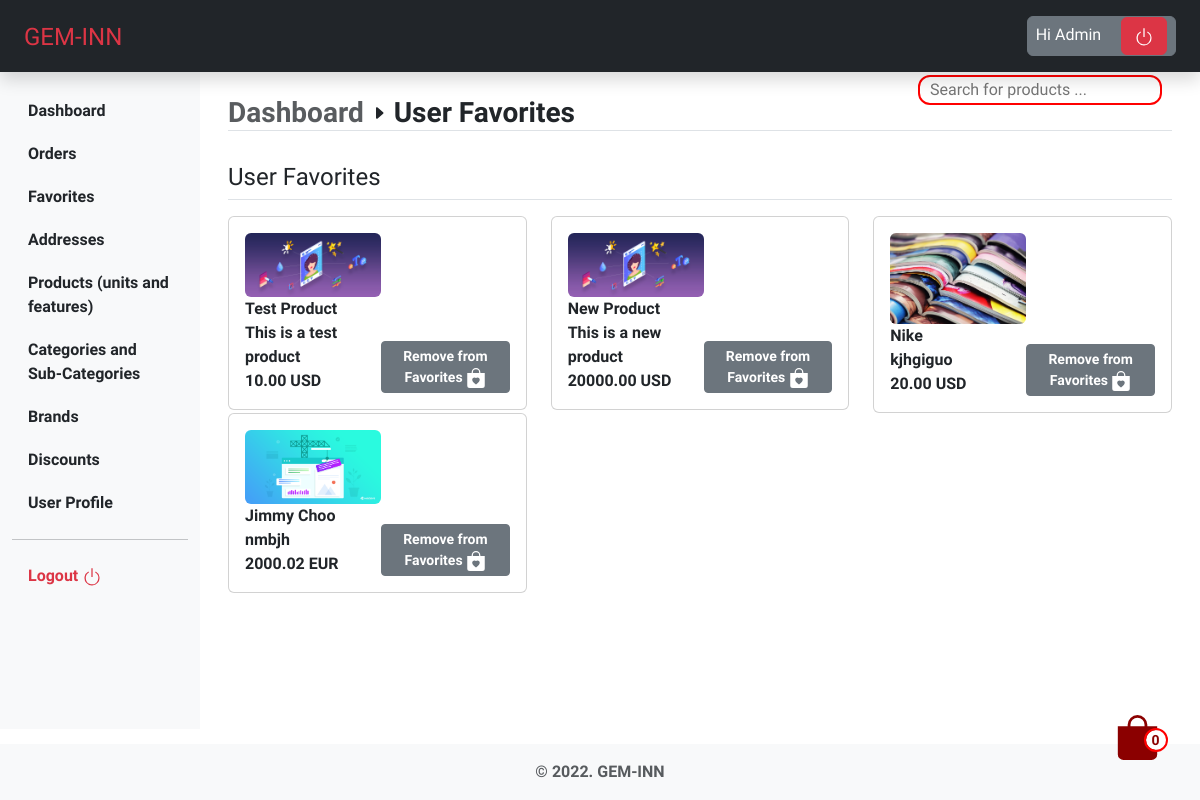
The page /accounts/favorites/ (signed in) on the database as committed earlier.
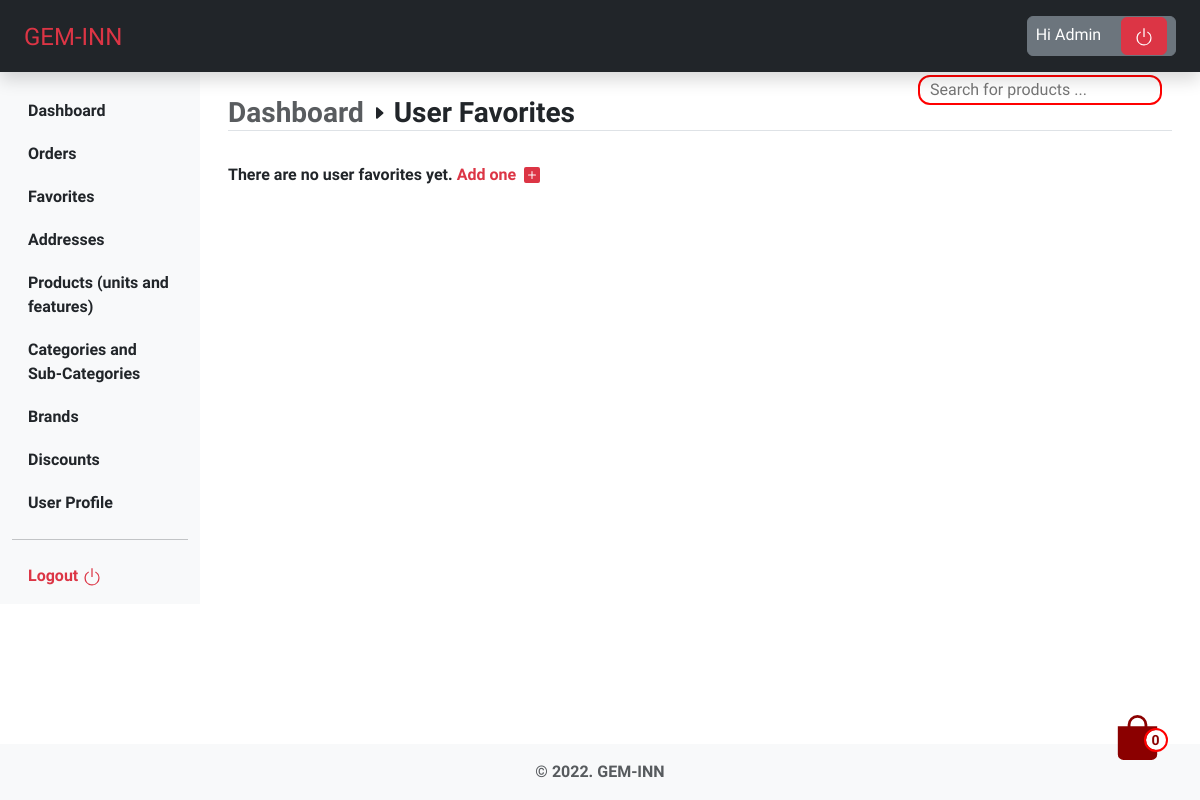
The same page on the database as committed later.
### inventory/models.py (models this page shows, shortened)
class ProductUnitImage(models.Model):
    image = models.ImageField(
        verbose_name=_('image'),
        help_text=_('Upload a product image'),
        upload_to='images/products/',
        default='images/default.png',
    )
    slug = models.SlugField(verbose_name=_(
        'Product Unit safe URL'), max_length=255, unique=True)
    alt_text = models.CharField(
        verbose_name=_('Alternative text'),
        help_text=_('Add an alternative text'),
        max_length=255,
        null=True,
        blank=True,
    )
    product = models.ForeignKey(
        Product, on_delete=models.CASCADE, related_name='product')
    product_unit = models.ForeignKey(
        ProductUnit, on_delete=models.CASCADE, related_name='product_unit_image')
    is_product_unit_default = models.BooleanField(
        verbose_name=_('Product unit default image'),
        help_text=_('Change as default image of product unit'),
        default=False,
    )
    added_by = models.ForeignKey(UserModel, on_delete=models.CASCADE)
    is_active = models.BooleanField(
        verbose_name=_('Product unit visibility'),
        help_text=_('Change product unit visibility'),
        default=True,
    )
    created_at = models.DateTimeField(
        _('Created at'), auto_now_add=True, editable=False)
    updated_at = models.DateTimeField(_('Updated at'), auto_now=True)
    deleted_at = models.DateTimeField(null=True, blank=True)
    class Meta:
        verbose_name = _('Product Image')
        verbose_name_plural = _('Product Images')

class Product(models.Model):
    RETAIL_PRICE_UNIT_CHOICES = [
        ('EUR', 'Euro'),
        ('USD', 'USD'),
    ]
    DISCOUNT_VALUE_UNIT_CHOICES = [
        ('EUR', 'Euro'),
        ('USD', 'USD'),
        ('PERC', 'Percent'),
    ]
    title = models.CharField(
        verbose_name=_('Product title'),
        help_text=_('Required'),
        max_length=255,
    )
    slug = models.SlugField(verbose_name=_(
        'Category safe URL'), max_length=255, unique=True)
    description = models.TextField(verbose_name=_(
        'Product description'), help_text=_('Not required'), null=True, blank=True)
    category = models.ForeignKey(Category, on_delete=models.CASCADE)
    sub_category = models.ForeignKey(
        SubCategory, on_delete=models.CASCADE, null=True, blank=True)
    brand = models.ForeignKey(
        Brand, on_delete=models.CASCADE, null=True, blank=True)
    discount = models.ForeignKey(Discount, verbose_name=_(
        'Discount (if any) — (select discount code)'), on_delete=models.CASCADE, null=True, blank=True)
    retail_price = models.DecimalField(
        verbose_name=_('Retail Price'),
        null=True,
        blank=True,
        max_digits=9,
        decimal_places=2
    )
    retail_price_unit = models.CharField(
        choices=RETAIL_PRICE_UNIT_CHOICES,
        verbose_name=_('Retail Price Value Unit'),
        help_text=_('Required'),
        max_length=255,
        null=True,
        blank=True
    )
    initial_discount_value = models.DecimalField(
        verbose_name=_('Initial Discount Value (if any)'),
        help_text=_('Required'),
        null=True,
        blank=True,
        max_digits=9,
        decimal_places=2
    )
    initial_discount_value_unit = models.CharField(
        choices=DISCOUNT_VALUE_UNIT_CHOICES,
        verbose_name=_('Initial Discount Value Unit'),
        help_text=_('Required'),
        max_length=255,
        null=True,
        blank=True
    )
    users_favorite = models.ManyToManyField(
        UserModel, related_name='user_favorite', null=True, blank=True)
    added_by = models.ForeignKey(UserModel, on_delete=models.CASCADE)
    is_active = models.BooleanField(
        verbose_name=_('Product visibility'),
        help_text=_('Change product visibility'),
        default=True,
    )
    created_at = models.DateTimeField(
        _('Created at'), auto_now_add=True, editable=False)
    updated_at = models.DateTimeField(_('Updated at'), auto_now=True)
    deleted_at = models.DateTimeField(null=True, blank=True)
    class Meta:
        ordering = ('-created_at',)
        verbose_name = _('Product')
        verbose_name_plural = _('Products')

### accounts/views.py (the view)
# urls.py: path('favorites/', views.user_favorites, name='user_favorites'),
@login_required
def user_favorites(request):
    favorites = Product.objects.filter(users_favorite=request.user)
    product_unit_images = ProductUnitImage.objects.filter(
        is_product_unit_default=True, is_active=True)
    return render(request, 'accounts/users/user_favorites.html', {'favorites': favorites, 'product_unit_images': product_unit_images})

### bag/bag.py (called while the page is built)
    def __len__(self):
        return sum(item["qty"] for item in self.bag.values())

### bag/context_processors.py (called while the page is built)
def bag(request):
    return {'bag': Bag(request)}

### accounts/templates/accounts/users/user_favorites.html (shortened to what this page needs)
{% extends 'dashboard/base.html' %}
{% load static %}
{% block content %}
    <section class="favorites px-3 mb-5">
        {% if favorites %}
            <div class="mb-3 border-bottom d-flex justify-content-between">
                <h3 class="fs-4">User Favorites</h3>
            </div>
            <div class="row">
                {% for favorite in favorites  %}
                    <div class="col-sm-12 col-md-6 col-lg-4">
                        <div class="card rounded">
                            <div class="card-body d-flex justify-content-between">
                                <div>
                                    {% for product_image in product_unit_images %}
                                        {% if product_image.product == favorite %}
                                            <img src="{{ product_image.image.url }}" class="object-fit-cover rounded" alt="..." style="width: 8.5rem;">
                                        {% endif %}
                                    {% endfor %}
                                    <p class="card-text m-0 fw-bold">{{ favorite.title|truncatechars:25 }}</p>
                                    <p class="card-text m-0">{{ favorite.description|truncatechars:35 }}</p>
                                    <p class="card-text m-0">{{ favorite.retail_price }} {{ favorite.retail_price_unit }}</p>
                                </div>
                                <div class="align-self-end">
                                    <a id="update_favorite" href="{% url 'accounts:update_favorite' favorite.id %}" class="btn btn-sm btn-secondary">
                                        <span class="fw-bold">Remove from Favorites</span>
                                    </a>
                                </div>
                            </div>
                        </div>
                    </div>
                {% endfor %}
            </div>
        {% else %}
            <div>
                There are no user favorites yet. <a href="{% url 'pages:products' %}" class="alert-link text-danger text-decoration-none">Add one&nbsp;
                    <svg xmlns="http://www.w3.org/2000/svg" width="16" height="16" fill="currentColor" class="bi bi-plus-square-fill" viewBox="0 0 16 16">
                        <path d="M2 0a2 2 0 0 0-2 2v12a2 2 0 0 0 2 2h12a2 2 0 0 0 2-2V2a2 2 0 0 0-2-2H2zm6.5 4.5v3h3a.5.5 0 0 1 0 1h-3v3a.5.5 0 0 1-1 0v-3h-3a.5.5 0 0 1 0-1h3v-3a.5.5 0 0 1 1 0z"/>
                    </svg>
                </a>
            </div>
        {% endif %}
    </section>
{% endblock %}

Rows that differ between the two databases and show on the page:
removed Product: title "Test Product", description "This is a test product", retail_price "10.00", retail_price_unit "USD"
removed ProductUnitImage: image (picture), shown under "Test Product"
removed Product: title "New Product", description "This is a new product", retail_price "20000.00", retail_price_unit "USD"
removed ProductUnitImage: image (picture), shown under "New Product"
removed Product: title "Nike", description "kjhgiguo", retail_price "20.00", retail_price_unit "USD"
removed ProductUnitImage: image (picture), shown under "Nike"
removed Product: title "Jimmy Choo", description "nmbjh", retail_price "2000.02", retail_price_unit "EUR"
removed ProductUnitImage: image (picture), shown under "Jimmy Choo"
Other text that changed with them:
text no longer shown: "User Favorites"
text now shown: "There are no user favorites yet. Add one"
